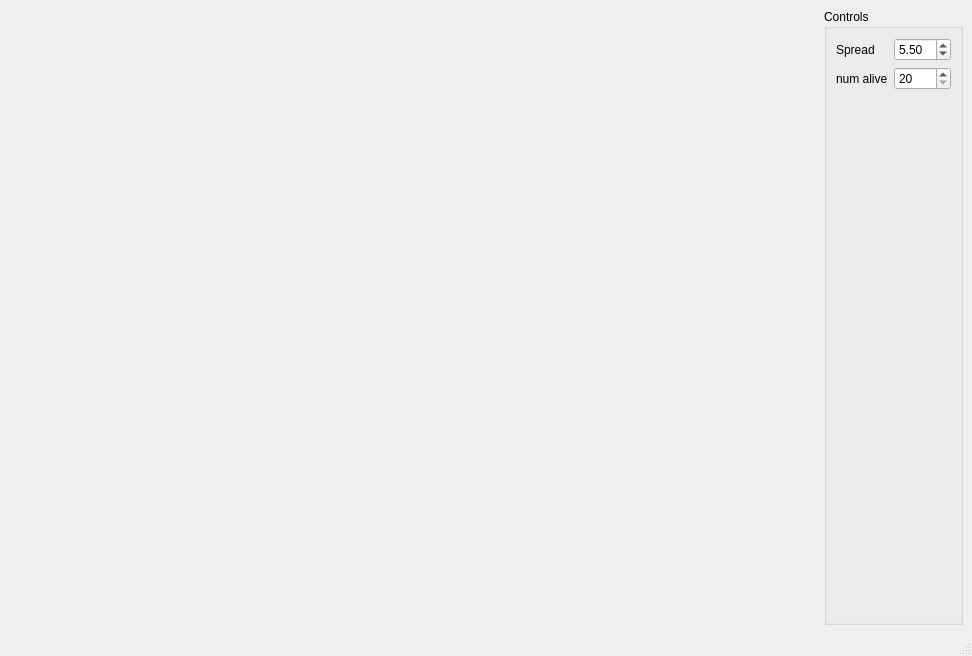
<?xml version="1.0" encoding="UTF-8"?>
<ui version="4.0">
 <class>MainWindow</class>
 <widget class="QMainWindow" name="MainWindow">
  <property name="geometry">
   <rect>
    <x>0</x>
    <y>0</y>
    <width>972</width>
    <height>656</height>
   </rect>
  </property>
  <property name="windowTitle">
   <string>BlankQtNGL</string>
  </property>
  <widget class="QWidget" name="centralwidget">
   <layout class="QGridLayout" name="s_mainWindowGridLayout">
    <item row="0" column="0">
     <spacer name="horizontalSpacer">
      <property name="orientation">
       <enum>Qt::Horizontal</enum>
      </property>
      <property name="sizeHint" stdset="0">
       <size>
        <width>40</width>
        <height>20</height>
       </size>
      </property>
     </spacer>
    </item>
    <item row="0" column="1">
     <widget class="QGroupBox" name="s_transformGB">
      <property name="title">
       <string>Controls</string>
      </property>
      <layout class="QFormLayout" name="formLayout">
       <item row="0" column="1">
        <widget class="QDoubleSpinBox" name="spread">
         <property name="maximum">
          <double>40.990000000000002</double>
         </property>
         <property name="singleStep">
          <double>0.500000000000000</double>
         </property>
         <property name="value">
          <double>5.500000000000000</double>
         </property>
        </widget>
       </item>
       <item row="0" column="0">
        <widget class="QLabel" name="label">
         <property name="text">
          <string>Spread</string>
         </property>
        </widget>
       </item>
       <item row="1" column="0">
        <widget class="QLabel" name="label_2">
         <property name="text">
          <string>num alive</string>
         </property>
        </widget>
       </item>
       <item row="1" column="1">
        <widget class="QSpinBox" name="numAlive">
         <property name="minimum">
          <number>20</number>
         </property>
         <property name="maximum">
          <number>2000</number>
         </property>
        </widget>
       </item>
      </layout>
     </widget>
    </item>
   </layout>
  </widget>
  <widget class="QMenuBar" name="menubar">
   <property name="geometry">
    <rect>
     <x>0</x>
     <y>0</y>
     <width>972</width>
     <height>24</height>
    </rect>
   </property>
  </widget>
  <widget class="QStatusBar" name="statusbar"/>
 </widget>
 <resources/>
 <connections/>
</ui>
